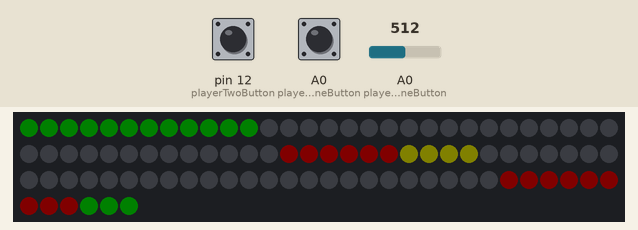
Recording of a sketch running on a simulated Arduino Uno, built with avr-gcc and run on an emulated ATmega328P. Shown: 96 RGB LEDs in strip order, left to right, continuing on the next row. The test bench sets the inputs (shaded band); at power-on: pin 12 (playerTwoButton) HIGH, A0 (playerOneButton) = 512, A0 (playerOneButton) HIGH. Dim RGB values are drawn brighter than linear; random numbers use the default seed unless the sketch sets one; what the sketch prints to the serial monitor is not drawn.

Above: at 1.2 s.
1.3 s: pin 12 (playerTwoButton) pulled LOW for 0.15 s
At 1.74 s:
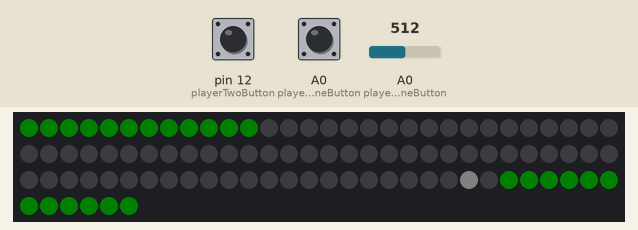
3.9 s: A0 (playerOneButton) set to 900
5.7 s: A0 (playerOneButton) pulled LOW for 0.15 s
At 5.8 s:
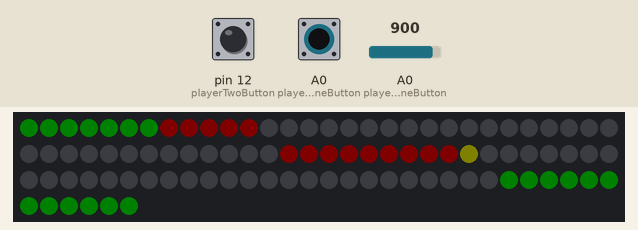
Timing chart, 0 to 8.7 s (numbered marks = the images above; inputs shaded):
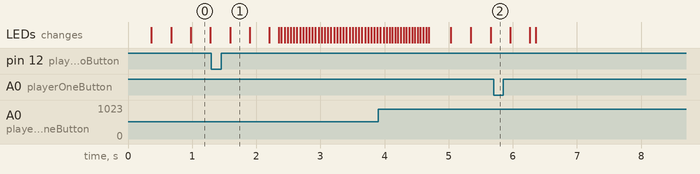

The sketch:

one-d-pong-arduino.ino
```cpp
#include <FastLED.h>
#include <ezButton.h>

#define DATA_PIN 13
#define BRIGHTNESS 5
// Number of LEDs on the strip
#define NUM_LEDS 96
#define GAME_LED_WIDTH 12
#define ONULL -1

CRGB leds[NUM_LEDS];

ezButton playerOneButton(14);
ezButton playerTwoButton(12);

int ballPosition;
int prevBallPosition;
int ballDirection;
int animatedPixels[5] = {ONULL,ONULL,ONULL,ONULL,ONULL};
int scorePlayerOne = 0;
int scorePlayerTwo = 0;
int scoreNeeded = 5;
bool scoreBoardShown = false;
bool animationSet = false;
bool gameRunning = false;
bool gameJustEnded = false;
bool playerOneWins = false;
bool playerOneStarts = false;
bool lastGame = true;
bool initShootAnimation = false;
int bounceCounter = 0;
int difficulty = ONULL;
int difficultyLevels = 10;
bool difficultyBoardShown = false;
int shotStrengthPosition = ONULL;
bool shotStrengthReversed = false;


unsigned long lastUpdateTime;
int gameDelay;
int minDelay = 8;
int maxDelay = 40;
int minDelayAdapted;
int maxDelayAdapted;

CRGB CRGBA(int r, int g, int b, int brightness = BRIGHTNESS){
    CRGB color = CRGB(r,g,b);
    color.fadeLightBy(255 - brightness);
    return color;
}

void showScoreBoard(int brightness = BRIGHTNESS){
  scoreBoardShown = true;
  CRGB borderColor = CRGBA(0, 0, 0, brightness);
  CRGB playerColor = CRGBA(0, 255, 0, brightness);
  CRGB backgroundColor = CRGBA(255, 0, 0, brightness);

  leds[int(NUM_LEDS*0.5)] = borderColor;
  // leds[int(NUM_LEDS*0.5) + scoreNeeded + 1] = borderColor;
  leds[int(NUM_LEDS*0.5)-1] = borderColor;
  // leds[int(NUM_LEDS*0.5)-1 - scoreNeeded - 1] = borderColor;

  for(int i = 0; i < scoreNeeded; i++){
    if(i < scorePlayerOne){
      leds[int(NUM_LEDS*0.5) - 2 - i] = playerColor;
    }else{
      leds[int(NUM_LEDS*0.5) - 2 - i] = backgroundColor;
    }
  }
  for(int i = 0; i < scoreNeeded; i++){
    if(i < scorePlayerTwo){
      leds[int(NUM_LEDS*0.5) + 1 + i] = playerColor;
    }else{
      leds[int(NUM_LEDS*0.5) + 1 + i] = backgroundColor;
    }
  }
  FastLED.show();
}

void showDifficultyBoard(int brightness = BRIGHTNESS){
  difficultyBoardShown = true;
  scoreBoardShown = false;
  boardAnimation(
    CRGBA(255, 255, 0, brightness),
    CRGBA(255, 0, 0, brightness),
    int(NUM_LEDS*0.5)-difficultyLevels/2,
    int(NUM_LEDS*0.5)+difficultyLevels/2 -1,
    1,
    int(NUM_LEDS*0.5)-difficultyLevels/2 + difficulty);
}
void boardAnimation(CRGB backgroundColor, CRGB foregroundColor, int startPosition, int endPosition, int direction, int position){
  if(direction == 1){
    for(int i = startPosition; i <= endPosition; i++){
      if(i < position){
        leds[i] = foregroundColor;
      }else{
        leds[i] = backgroundColor;
      }
    }
  }else{
    for(int i = startPosition; i >= endPosition; i--){
      if(i > position){
        leds[i] = foregroundColor;
      }else{
        leds[i] = backgroundColor;
      }
    }
  }

  FastLED.show();
}

void setupGame() {
  for (int i = 0; i < GAME_LED_WIDTH; i++) {
    leds[i] = CRGBA(0, 255, 0);
    leds[NUM_LEDS - 1 - i] = CRGBA(0, 255, 0);
  }

  initShootAnimation = true;

  if(!lastGame){
    ballDirection = 1;
    ballPosition = GAME_LED_WIDTH - 1;
    playerOneStarts = true;

    if(playerOneWins){
      ballDirection *= -1;
      ballPosition = NUM_LEDS - GAME_LED_WIDTH;
      playerOneStarts = false;
    }

    // if(playerOneWins){
    //   leds[NUM_LEDS - GAME_LED_WIDTH -1] = CRGBA(255, 255, 255);
    // }else{
    //   leds[GAME_LED_WIDTH] = CRGBA(255, 255, 255);
    // }
  }else{
    scorePlayerOne = 0;
    scorePlayerTwo = 0;

    ballDirection = 1;
    ballPosition = GAME_LED_WIDTH - 1;
    playerOneStarts = true;

    if(random(2) == 1){
      ballDirection *= -1;
      ballPosition = NUM_LEDS - GAME_LED_WIDTH;
      playerOneStarts = false;
    }
    showScoreBoard();
  }
  FastLED.show();
}

void setup() {
  Serial.begin(115200);
  Serial.println("init");

  playerOneButton.setDebounceTime(50);
  playerTwoButton.setDebounceTime(50);

  FastLED.addLeds<NEOPIXEL, DATA_PIN>(leds, NUM_LEDS);
  setupGame();
}

void loop() {
  playerOneButton.loop();
  playerTwoButton.loop();

  unsigned long currentTime = millis();

  if(gameJustEnded && (playerOneButton.isPressed() || playerTwoButton.isPressed())){
    return;
  }else{
    gameJustEnded = false;
  }

  if(playerOneButton.isPressed()){
    if(!gameRunning){
      if(!lastGame){
        if(!playerOneWins){
          startGame(1);
        }
      }else if(playerOneStarts){
        startGame(1);
      }
    }else if(ballDirection == -1){
      shootBack(1);
    }
  }
  if(playerTwoButton.isPressed()){
    if(!gameRunning){
       if(!lastGame){
        if(playerOneWins){
          startGame(2);
        }
      }else if(!playerOneStarts){
        startGame(2);
      }
    }else if(ballDirection == 1){
      shootBack(2);
    }
  }
  if (gameRunning && currentTime - lastUpdateTime >= gameDelay) {
    if(updatePositions()){
      updateVisuals();
    }
    lastUpdateTime = currentTime;
  }
  if(!gameRunning){
    checkDifficultyPotentiometer();
    if(currentTime - lastUpdateTime >= (maxDelayAdapted - minDelayAdapted) / 3 * 2){

      int startPosition = 0;
      int endPosition = GAME_LED_WIDTH - 1;
      if(!playerOneStarts){
        startPosition = NUM_LEDS - 1;
        endPosition = NUM_LEDS - GAME_LED_WIDTH;
      }

      if(initShootAnimation){
        shotStrengthPosition = startPosition;
        initShootAnimation = false;
        shotStrengthReversed = false;
      }else{
        if(playerOneStarts){
          if(shotStrengthReversed){
            if(shotStrengthPosition == 0){
              shotStrengthReversed = !shotStrengthReversed;
              shotStrengthPosition++;
            }else{
              shotStrengthPosition--;
            }
          }else{
            if(shotStrengthPosition == GAME_LED_WIDTH){
              shotStrengthReversed = !shotStrengthReversed;
              shotStrengthPosition--;
            }else{
              shotStrengthPosition++;
            }
          }
        }else{
          if(shotStrengthReversed){
            if(shotStrengthPosition == NUM_LEDS - 1){
              shotStrengthReversed = !shotStrengthReversed;
              shotStrengthPosition--;
            }else{
              shotStrengthPosition++;
            }
          }else{
            if(shotStrengthPosition == NUM_LEDS - GAME_LED_WIDTH - 1){
              shotStrengthReversed = !shotStrengthReversed;
              shotStrengthPosition++;
            }else{
              shotStrengthPosition--;
            }
          }
        }
      }
      // Serial.println("StrinshotStrengthPosition: " + String(shotStrengthPosition) + ", startPosition: " + String(startPosition) + ", endPosition: " + String(endPosition));

      boardAnimation(
        CRGBA(255, 0, 0, BRIGHTNESS),
        CRGBA(0, 255, 0, BRIGHTNESS),
        startPosition,
        endPosition,
        ballDirection,
        shotStrengthPosition);

      lastUpdateTime = currentTime;
    }
  }
}

void removeBoards(int delayDuration = 10){
  if(!scoreBoardShown && !difficultyBoardShown){
    return;
  }
  for(int j = 1; j <= 10; j++){
    if(scoreBoardShown){
      showScoreBoard(float(BRIGHTNESS)/10.0 * (10.0-j));
      delay(delayDuration);
    }
    if(difficultyBoardShown){
      showDifficultyBoard(float(BRIGHTNESS)/10.0 * (10.0-j));
      delay(delayDuration);
    }
  }
  scoreBoardShown = false;
  difficultyBoardShown = false;
}

void checkDifficultyPotentiometer(){
  int analogValue = analogRead(A0);
  float voltage = floatMap(analogValue, 0, 1023, 1, difficultyLevels);
  if(voltage != difficulty){
    difficulty = voltage;
    double scalingFactor;
    if (difficulty < difficultyLevels / 2) {
      // Increase delay for difficulty levels below half of difficultyLevels
      scalingFactor = 1.0 + 0.5 * (difficultyLevels / 2 - difficulty) / (difficultyLevels / 2);
    } else {
      // Decrease delay for difficulty levels above half of difficultyLevels
      scalingFactor = 1.0 - 0.5 * (difficulty - difficultyLevels / 2) / (difficultyLevels / 2);
    }

    // Calculate the adapted minDelayAdapted
    minDelayAdapted = minDelay * scalingFactor;
    maxDelayAdapted = maxDelay * scalingFactor;

    // Serial.println("Difficulty: " + String(difficulty) + ", minDelay: " + String(minDelayAdapted) + ", maxDelay: " + String(maxDelayAdapted));
    if(scoreBoardShown){
      removeBoards(0);
    }
    showDifficultyBoard();
  }
  // Serial.print("Analog: ");
  // Serial.print(analogValue);
  // Serial.print(", Voltage: ");
  // Serial.println(voltage);
}
float floatMap(float x, float in_min, float in_max, float out_min, float out_max) {
  return round((x - in_min) * (out_max - out_min) / (in_max - in_min) + out_min);
}

void startGame(int player) {
  if(scoreBoardShown || difficultyBoardShown){
    removeBoards();
  }
  ballPosition = shotStrengthPosition;
  bounceCounter = 0;
  animatedPixels[0] = ballPosition;
  animationSet = true;
  setGameDelay();
  lastUpdateTime = gameDelay;
  gameRunning = true;
}

bool shootBack(int player) {
  if(
    (player == 1 && ballPosition < GAME_LED_WIDTH) ||
    (player == 2 && ballPosition >= NUM_LEDS - GAME_LED_WIDTH)
  ){
    ballDirection *= -1;
    bounceCounter++;

    setGameDelay();

    animatedPixels[0] = ballPosition;
    animationSet = true;
  }else{
    endGame(ballDirection == 1);
    return false;
  }
  return true;
}
void setGameDelay(){
   if(ballPosition <= GAME_LED_WIDTH){
      gameDelay = minDelayAdapted + (float(ballPosition)/ float(GAME_LED_WIDTH-1)) * (maxDelayAdapted - minDelayAdapted);
    }else{
      gameDelay = minDelayAdapted + (float(NUM_LEDS - 1 - ballPosition) / float(GAME_LED_WIDTH-1)) * (maxDelayAdapted - minDelayAdapted);
    }
    // Serial.println("GameDelay: " + String(gameDelay));

    float speedMultiplier = 1.0 - (float) min(bounceCounter, 39) / 40.0; // Adjust this multiplier as needed
    gameDelay = int(gameDelay * speedMultiplier);
}

void updateAnimationPosition(){
  for(int i = sizeof(animatedPixels) / sizeof(animatedPixels[0]) - 1; i >= 0; i--) {
    if(i != 0){
      animatedPixels[i] = animatedPixels[i-1];
    }else if(ballDirection == 1){
      if(animatedPixels[i+1] >=1){
        animatedPixels[i] = animatedPixels[i+1]-1;
      }else{
        animatedPixels[i] = ONULL;
      }
    }else if(ballDirection == -1){
      if(animatedPixels[i+1] < NUM_LEDS - 1 && animatedPixels[i+1] > ONULL){
        animatedPixels[i] = animatedPixels[i+1]+1;
      }else{
        animatedPixels[i] = ONULL;
      }
    }
  }
}
void updateAnimationVisual(bool show = false, bool end = false){
  for(int i = sizeof(animatedPixels) / sizeof(animatedPixels[0]) - 1; i >= 0; i--) {
    if(animatedPixels[i] != ONULL){
      if(!end){
        leds[animatedPixels[i]] = CRGBA(0, 255, 20 * (sizeof(animatedPixels) / sizeof(animatedPixels[0]) - i - 1), BRIGHTNESS + 10 * (sizeof(animatedPixels) / sizeof(animatedPixels[0]) - i - 1));
      }else{
        float t = static_cast<float>(i) / (sizeof(animatedPixels) / sizeof(animatedPixels[0]) - 1);

        leds[animatedPixels[i]] = CRGBA(
            static_cast<uint8_t>((1.0 - t) * 255),  // Red value (decreasing from 255 to 0 as i increases)
            static_cast<uint8_t>(t * 255),           // Green value (increasing from 0 to 255 as i increases)
            0,                                       // Blue value (set to 0)
            BRIGHTNESS + 10 * (sizeof(animatedPixels) / sizeof(animatedPixels[0]) - i - 1)
        );
      }
    }
  }
  if(show){
    FastLED.show();
  }
}


void endGame(bool bPlayerOneWins){
  playerOneWins = bPlayerOneWins;
  gameRunning = false;
  prevBallPosition = ONULL;
  leds[ballPosition] = CRGBA(0, 0, 0);
  showScoreBoard();
  int startPosition;
  if(playerOneWins){
    startPosition = NUM_LEDS - GAME_LED_WIDTH;
    scorePlayerOne++;
  }else{
    startPosition = GAME_LED_WIDTH - 1;
    scorePlayerTwo++;
  }
  ballDirection *= -1;


  for(int j = 0; j <= 3; j++){
    animatedPixels[0] = startPosition;
    int iteration = j == 3 ? GAME_LED_WIDTH + sizeof(animatedPixels) / sizeof(animatedPixels[0]) : GAME_LED_WIDTH;
    CRGB playerColor = CRGBA(0, 255, 0);


    for (int i = 0; i < iteration; i++) {
      if(j != 3){
        updateScoreWinnerVisual(playerOneWins, i);
      }
      updateAnimationPosition();
      updateAnimationVisual(true, j != 3);
      delay(40);
    }
  }

  if(scorePlayerOne == scoreNeeded || scorePlayerTwo == scoreNeeded){
   for (int i = -5; i < 56; i++) {
        // Calculate the angle in radians with a higher frequency
        double angle = static_cast<double>(i) * 2.0 * PI / 20.0;

        // Calculate sin value and scale to be between 0 and 1
        double sinValue = sin(angle);
        double scaledValue = (sinValue + 1.0) / 2.0; // Scale to be between 0 and 1
        // Serial.println(String(angle) + " " + String(scaledValue));
        showScoreBoard(BRIGHTNESS + 15 * scaledValue);
        delay(40);
    }
    lastGame = true;
  }else{
    lastGame = false;
  }
  setupGame();
  //Neccesary because of isPressed bug
  gameJustEnded = true;
}
bool updatePositions(){
  bool stillRunning = updateBallPosition();
  if(!animationSet){
    updateAnimationPosition();
  }else{
    animationSet = false;
  }
  return stillRunning;
}

bool updateBallPosition() {
  prevBallPosition = ballPosition;
  ballPosition += ballDirection;
  if(ballPosition < 0 || ballPosition > NUM_LEDS - 1){
    endGame(ballDirection == 1);
    return false;
  }
  return true;
}

void updateVisuals(){
  updateBallVisual();
  updateAnimationVisual();
  FastLED.show();
}

void updateBallVisual() {
  leds[ballPosition] = CRGBA(255, 255, 255);
  if (prevBallPosition != ONULL){
    if((prevBallPosition < GAME_LED_WIDTH && ballDirection == 1) ||(prevBallPosition >= NUM_LEDS - GAME_LED_WIDTH && ballDirection == -1)){
      leds[prevBallPosition] = CRGBA(0, 255, 0);
    }else{
      leds[prevBallPosition] = CRGBA(0, 0, 0);
    }
  }
}

void updateScoreWinnerVisual(bool playerOneWins, int i){
  int position;
  if(playerOneWins){
    position = int(NUM_LEDS*0.5) - 1 - scorePlayerOne;
  }else{
    position = int(NUM_LEDS*0.5) + scorePlayerTwo;
  }
  // Calculate the angle in radians with a higher frequency
  double angle = static_cast<double>(i+1+(GAME_LED_WIDTH/4)) * 2.0 * PI / (GAME_LED_WIDTH);

  // Calculate sin value and scale to be between 0 and 1
  double sinValue = sin(angle);
  double scaledValue = (sinValue + 1.0) / 2.0; // Scale to be between 0 and 1
  // Serial.println(String(angle) + " " + String(scaledValue));
  leds[position] = CRGBA(
    0,  // Red value (decreasing from 255 to 0 as i increases)
    static_cast<uint8_t>(scaledValue * 255),           // Green value (increasing from 0 to 255 as i increases)
    0                                       // Blue value (set to 0)
  );
  FastLED.show();
}
```
